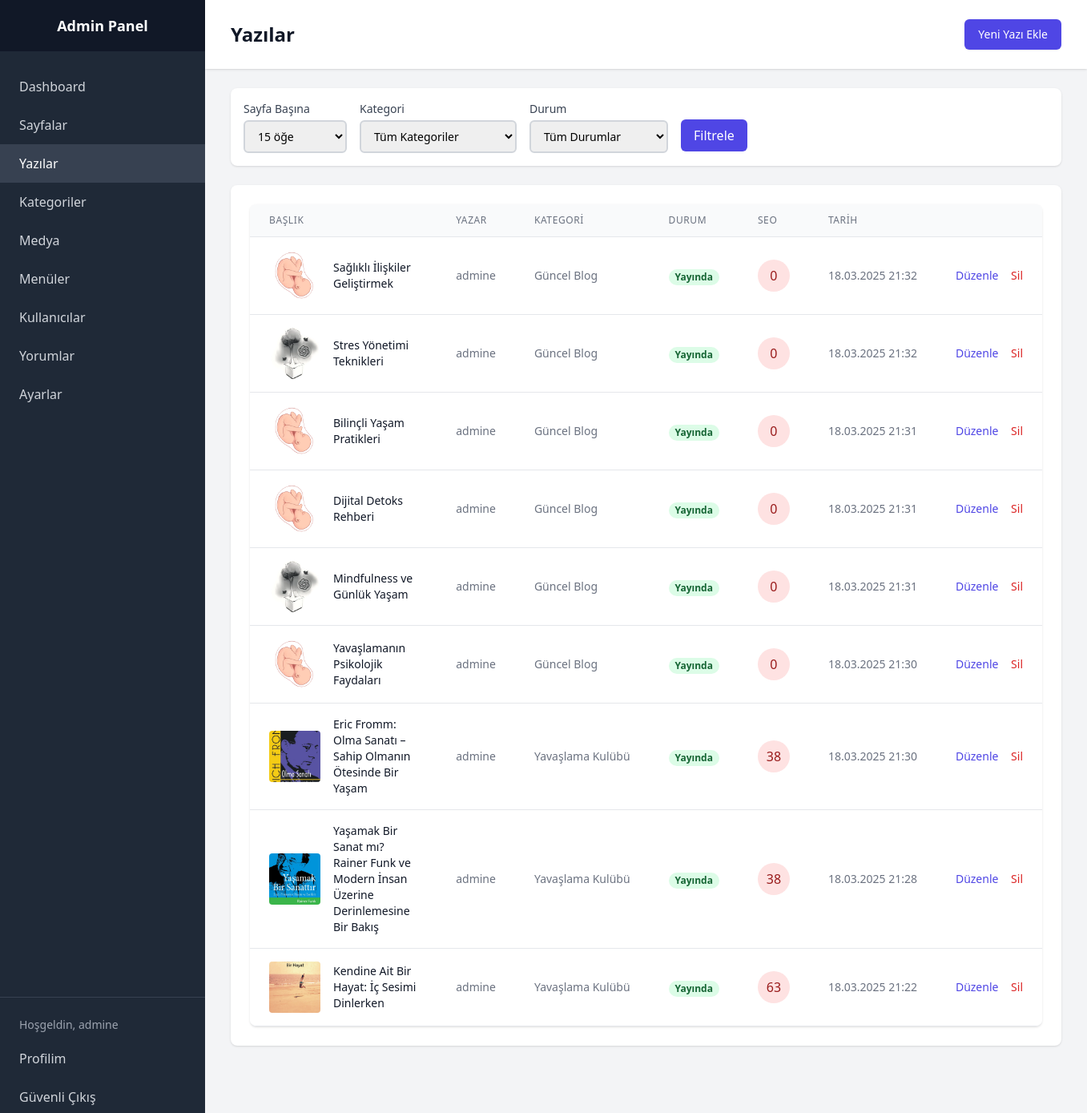
Page /backoffice/admin/posts (signed in) on the committed database.
### tables this page shows
CREATE TABLE settings (
        id INTEGER PRIMARY KEY AUTOINCREMENT,
        setting_key TEXT UNIQUE NOT NULL,
        setting_value TEXT,
        setting_group TEXT NOT NULL,
        setting_label TEXT NOT NULL,
        setting_type TEXT NOT NULL DEFAULT "text",
        created_at DATETIME DEFAULT CURRENT_TIMESTAMP
    );

CREATE TABLE posts (
        id INTEGER PRIMARY KEY AUTOINCREMENT,
        title TEXT NOT NULL,
        meta_title TEXT,
        slug TEXT UNIQUE NOT NULL,
        content TEXT NOT NULL,
        meta_description TEXT,
        focus_keyword TEXT,
        featured_image TEXT,
        status TEXT CHECK(status IN ("draft", "published", "pending")) NOT NULL,
        author_id INTEGER,
        category_id INTEGER,
        created_at DATETIME DEFAULT CURRENT_TIMESTAMP,
        FOREIGN KEY (author_id) REFERENCES users(id),
        FOREIGN KEY (category_id) REFERENCES categories(id)
    );

CREATE TABLE users (
        id INTEGER PRIMARY KEY AUTOINCREMENT,
        username TEXT UNIQUE NOT NULL,
        email TEXT UNIQUE NOT NULL,
        password TEXT NOT NULL,
        role TEXT CHECK(role IN ("admin", "editor", "author", "subscriber")) NOT NULL,
        created_at DATETIME DEFAULT CURRENT_TIMESTAMP
    );

CREATE TABLE categories (
        id INTEGER PRIMARY KEY AUTOINCREMENT,
        name TEXT UNIQUE NOT NULL,
        slug TEXT UNIQUE NOT NULL,
        description TEXT,
        parent_id INTEGER DEFAULT NULL,
        created_at DATETIME DEFAULT CURRENT_TIMESTAMP,
        FOREIGN KEY (parent_id) REFERENCES categories(id)
    );

### backoffice/includes/functions.php (called while the page is built, shortened)
<?php
function clean($data) {
    return htmlspecialchars($data, ENT_QUOTES, 'UTF-8');
}

### backoffice/admin/posts.php (the view, shortened to what this page needs)
<?php
require_once '../includes/auth.php';
$default_per_page = $db->querySingle('SELECT setting_value FROM settings WHERE setting_key = "posts_per_page"') ?: 20;
$per_page = isset($_GET['per_page']) ? (int)$_GET['per_page'] : (int)$default_per_page;
$page = isset($_GET['page']) ? (int)$_GET['page'] : 1;
$allowed_per_page = [(int)$default_per_page, 50, 100];
$where = [];
$where_sql = !empty($where) ? ' WHERE ' . implode(' AND ', $where) : '';
$offset = ($page - 1) * $per_page;
$query = 'SELECT p.*, u.username as author_name, c.name as category_name
          FROM posts p
          LEFT JOIN users u ON p.author_id = u.id
          LEFT JOIN categories c ON p.category_id = c.id'
          . $where_sql .
          ' ORDER BY p.created_at DESC LIMIT :limit OFFSET :offset';
$stmt = $db->prepare($query);
$stmt->bindValue(':limit', $per_page, SQLITE3_INTEGER);
$stmt->bindValue(':offset', $offset, SQLITE3_INTEGER);
$result = $stmt->execute();
$posts = [];
while ($row = $result->fetchArray(SQLITE3_ASSOC)) {
    $posts[] = $row;
}
function calculateSEOScore($post) {
    $score = 0;
    $maxScore = 0;
    $maxScore += 10;
    $metaTitleLength = strlen($post['meta_title']);
    $maxScore += 10;
    $metaDescLength = strlen($post['meta_description']);
    $maxScore += 10;
    $wordCount = str_word_count(strip_tags($post['content']));
    if ($wordCount >= 300) {
        $score += 10;
    }
    if (!empty($post['focus_keyword'])) {
        $focusKeyword = strtolower($post['focus_keyword']);
        $content = strtolower(strip_tags($post['content']));
        $maxScore += 10;
        $keywordCount = substr_count($content, $focusKeyword);
        $keywordDensity = ($keywordCount / $wordCount) * 100;
        $maxScore += 10;
        if (stripos($post['meta_title'], $focusKeyword) !== false) {
            $score += 10;
        }
        $maxScore += 10;
        if (stripos($post['meta_description'], $focusKeyword) !== false) {
            $score += 10;
        }
        $maxScore += 10;
        if (stripos($post['slug'], str_replace(' ', '-', $focusKeyword)) !== false) {
            $score += 10;
        }
    }
    $maxScore += 10;
    if (strpos($post['content'], '<h2') !== false || strpos($post['content'], '<h3') !== false) {
        $score += 10;
    }
    return $maxScore > 0 ? round(($score / $maxScore) * 100) : 0;
}
?>
<!DOCTYPE html>
<html lang="tr">
<head>
    <script src="https://cdn.tailwindcss.com"></script>
</head>
<body class="bg-gray-100">
    <div class="min-h-screen flex">
        <?php include 'includes/sidebar.php'; ?>
        <div class="flex-1">
            <header class="bg-white shadow">
                <div class="max-w-7xl mx-auto py-6 px-4 sm:px-6 lg:px-8 flex justify-between items-center">
                    <h1 class="text-2xl font-bold text-gray-900">Yazılar</h1>
                    <a href="post-add" class="inline-flex items-center px-4 py-2 border border-transparent rounded-md shadow-sm text-sm font-medium text-white bg-indigo-600 hover:bg-indigo-700 focus:outline-none focus:ring-2 focus:ring-offset-2 focus:ring-indigo-500">
                        Yeni Yazı Ekle
                    </a>
                </div>
            </header>
            <main class="max-w-7xl mx-auto py-6 sm:px-6 lg:px-8">
                <div class="bg-white shadow rounded-lg mb-6">
                    <div class="p-4">
                        <form method="GET" class="flex items-center space-x-4">
                            <div>
                                <label for="per_page" class="block text-sm font-medium text-gray-700">Sayfa Başına</label>
                                <select name="per_page" id="per_page" class="mt-1 block w-full pl-3 pr-10 py-2 text-base border-2 border-gray-300 focus:outline-none focus:ring-indigo-500 focus:border-indigo-500 sm:text-sm rounded-md">
                                    <?php foreach ($allowed_per_page as $value): ?>
                                        <option value="<?php echo $value; ?>" <?php echo $per_page == $value ? 'selected' : ''; ?>>
                                            <?php echo $value; ?> öğe
                                        </option>
                                    <?php endforeach; ?>
                                </select>
                            </div>
                            <div>
                                <label for="category_id" class="block text-sm font-medium text-gray-700">Kategori</label>
                                <select name="category_id" id="category_id" class="mt-1 block w-full pl-3 pr-10 py-2 text-base border-2 border-gray-300 focus:outline-none focus:ring-indigo-500 focus:border-indigo-500 sm:text-sm rounded-md">
                                    <option value="0">Tüm Kategoriler</option>
                                </select>
                            </div>
                            <div>
                                <label for="status" class="block text-sm font-medium text-gray-700">Durum</label>
                                <select name="status" id="status" class="mt-1 block w-full pl-3 pr-10 py-2 text-base border-2 border-gray-300 focus:outline-none focus:ring-indigo-500 focus:border-indigo-500 sm:text-sm rounded-md">
                                    <option value="">Tüm Durumlar</option>
                                </select>
                            </div>
                            <div class="flex items-end">
                                <button type="submit" class="bg-indigo-600 px-4 py-2 mt-5 text-white rounded-md hover:bg-indigo-700">
                                    Filtrele
                                </button>
                            </div>
                        </form>
                    </div>
                </div>
                <div class="bg-white shadow rounded-lg">
                    <div class="p-4 sm:p-6">
                        <div class="flex flex-col">
                            <div class="-my-2 overflow-x-auto sm:-mx-6 lg:-mx-8">
                                <div class="py-2 align-middle inline-block min-w-full sm:px-6 lg:px-8">
                                    <div class="shadow overflow-hidden border-b border-gray-200 sm:rounded-lg">
                                        <table class="min-w-full divide-y divide-gray-200">
                                            <thead class="bg-gray-50">
                                                <tr>
                                                    <th scope="col" class="px-6 py-3 text-left text-xs font-medium text-gray-500 uppercase tracking-wider">
                                                        Başlık
                                                    </th>
                                                    <th scope="col" class="px-6 py-3 text-left text-xs font-medium text-gray-500 uppercase tracking-wider">
                                                        Yazar
                                                    </th>
                                                    <th scope="col" class="px-6 py-3 text-left text-xs font-medium text-gray-500 uppercase tracking-wider">
                                                        Kategori
                                                    </th>
                                                    <th scope="col" class="px-6 py-3 text-left text-xs font-medium text-gray-500 uppercase tracking-wider">
                                                        Durum
                                                    </th>
                                                    <th scope="col" class="px-6 py-3 text-left text-xs font-medium text-gray-500 uppercase tracking-wider">
                                                        SEO
                                                    </th>
                                                    <th scope="col" class="px-6 py-3 text-left text-xs font-medium text-gray-500 uppercase tracking-wider">
                                                        Tarih
                                                    </th>
                                                    <th scope="col" class="relative px-6 py-3">
                                                    </th>
                                                </tr>
                                            </thead>
                                            <tbody class="bg-white divide-y divide-gray-200">
                                                <?php foreach ($posts as $post):
                                                    $seoScore = calculateSEOScore($post);
                                                ?>
                                                <tr>
                                                    <td class="px-6 py-4">
                                                        <div class="flex items-center">
                                                            <?php if (!empty($post['featured_image'])): ?>
                                                                <div class="flex-shrink-0 h-16 w-16 mr-4">
                                                                    <img src="<?php echo $post['featured_image']; ?>"
                                                                         alt="<?php echo clean($post['title']); ?>"
                                                                         class="h-16 w-16 object-cover rounded">
                                                                </div>
                                                            <?php endif; ?>
                                                            <div class="text-sm font-medium text-gray-900">
                                                                <?php echo clean($post['title']); ?>
                                                            </div>
                                                        </div>
                                                    </td>
                                                    <td class="px-6 py-4 whitespace-nowrap text-sm text-gray-500">
                                                        <?php echo clean($post['author_name']); ?>
                                                    </td>
                                                    <td class="px-6 py-4 whitespace-nowrap text-sm text-gray-500">
                                                        <?php echo clean($post['category_name']); ?>
                                                    </td>
                                                    <td class="px-6 py-4 whitespace-nowrap">
                                                        <span class="px-2 inline-flex text-xs leading-5 font-semibold rounded-full
                                                            <?php
                                                            echo match($post['status']) {
                                                                'published' => 'bg-green-100 text-green-800',
                                                                'draft' => 'bg-yellow-100 text-yellow-800',
                                                                'pending' => 'bg-blue-100 text-blue-800',
                                                            };
                                                            ?>">
                                                            <?php
                                                            echo match($post['status']) {
                                                                'published' => 'Yayında',
                                                                'draft' => 'Taslak',
                                                                'pending' => 'İncelemede',
                                                            };
                                                            ?>
                                                    </td>
                                                    <td class="px-6 py-4 whitespace-nowrap">
                                                        <div class="flex items-center">
                                                            <div class="flex-shrink-0 h-10 w-10 flex items-center justify-center rounded-full
                                                                <?php
                                                                echo $seoScore >= 90 ? 'bg-green-100 text-green-800' :
                                                                     ($seoScore >= 70 ? 'bg-yellow-100 text-yellow-800' :
                                                                               'bg-red-100 text-red-800');
                                                                ?>">
                                                                <?php echo $seoScore; ?>
                                                            </div>
                                                        </div>
                                                    </td>
                                                    <td class="px-6 py-4 whitespace-nowrap text-sm text-gray-500">
                                                        <?php echo date('d.m.Y H:i', strtotime($post['created_at'])); ?>
                                                    </td>
                                                    <td class="px-6 py-4 whitespace-nowrap text-right text-sm font-medium">
                                                        <a href="post-edit?id=<?php echo $post['id']; ?>" class="text-indigo-600 hover:text-indigo-900 mr-3">Düzenle</a>
                                                        <a href="?delete=<?php echo $post['id']; ?>"
                                                           onclick="return confirm('Bu yazıyı silmek istediğinizden emin misiniz?')"
                                                           class="text-red-600 hover:text-red-900">Sil</a>
                                                    </td>
                                                </tr>
                                                <?php endforeach; ?>
                                            </tbody>
                                        </table>
                                    </div>
                                </div>
                            </div>
                        </div>
                    </div>
                </div>
            </main>
        </div>
    </div>
</body>
</html>

### rows in the picture
settings: per_page "15 öğe"
posts: featured_image (picture), title "Sağlıklı İlişkiler Geliştirmek", author.username "admine", category.name "Güncel Blog", status "Yayında", seoScore "0", created_at "18.03.2025 21:32"
posts: featured_image (picture), title "Stres Yönetimi Teknikleri", author.username "admine", category.name "Güncel Blog", status "Yayında", seoScore "0", created_at "18.03.2025 21:32"
posts: featured_image (picture), title "Bilinçli Yaşam Pratikleri", author.username "admine", category.name "Güncel Blog", status "Yayında", seoScore "0", created_at "18.03.2025 21:31"
posts: featured_image (picture), title "Dijital Detoks Rehberi", author.username "admine", category.name "Güncel Blog", status "Yayında", seoScore "0", created_at "18.03.2025 21:31"
posts: featured_image (picture), title "Mindfulness ve Günlük Yaşam", author.username "admine", category.name "Güncel Blog", status "Yayında", seoScore "0", created_at "18.03.2025 21:31"
posts: featured_image (picture), title "Yavaşlamanın Psikolojik Faydaları", author.username "admine", category.name "Güncel Blog", status "Yayında", seoScore "0", created_at "18.03.2025 21:30"
posts: featured_image (picture), title "Eric Fromm: Olma Sanatı – Sahip Olmanın Ötesinde Bir Yaşam", author.username "admine", category.name "Yavaşlama Kulübü", status "Yayında", seoScore "38", created_at "18.03.2025 21:30"
posts: featured_image (picture), title "Yaşamak Bir Sanat mı? Rainer Funk ve Modern İnsan Üzerine Derinlemesine Bir Bakış", author.username "admine", category.name "Yavaşlama Kulübü", status "Yayında", seoScore "38", created_at "18.03.2025 21:28"
posts: featured_image (picture), title "Kendine Ait Bir Hayat: İç Sesimi Dinlerken", author.username "admine", category.name "Yavaşlama Kulübü", status "Yayında", seoScore "63", created_at "18.03.2025 21:22"

### other values in the picture
$_SESSION['username'] "admine"
